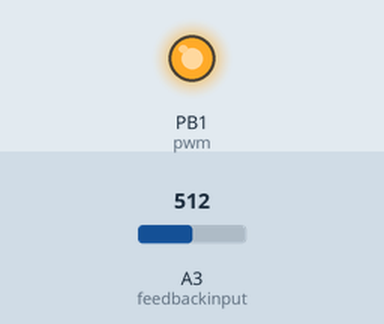
Simulated run of this sketch. Board: ATtiny85, built with avr-gcc and run on an emulated ATtiny85. On the bench: output pins drawn as LEDs (lit = HIGH). The test bench sets the inputs (shaded band); at power-on: A3 (feedbackinput) = 512.

Above: at 1.2 s.
1.3 s: A3 (feedbackinput) set to 1007
2.8 s: A3 (feedbackinput) set to 1021
At 3.3 s:
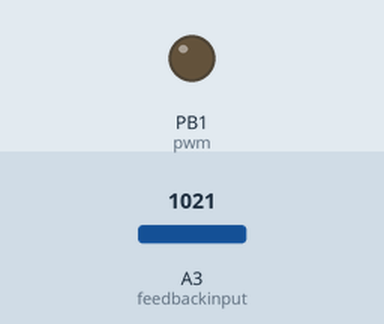
4.3 s: A3 (feedbackinput) set to 900
At 5.5 s:
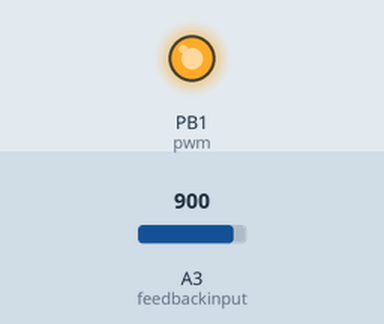
5.8 s: A3 (feedbackinput) set to 1023
At 6.8 s:
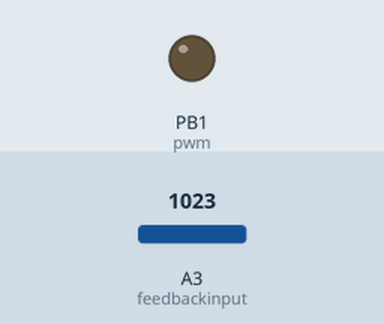
Timing chart, 0 to 8.3 s (numbered marks = the images above; inputs shaded):
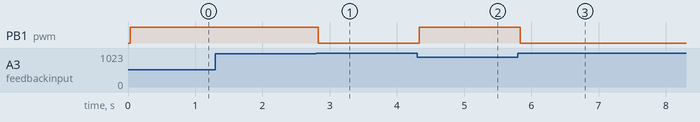

Measured:
- the behaviour switches between 1020 and 1021 on A3 (feedbackinput) (found by bisection; images 0 and 1)
- after the input at 1.3 s, every drawn part: stays the same
- after the input at 2.8 s, PB1 (pwm): HIGH → LOW at once
- after the input at 4.3 s, PB1 (pwm): LOW → HIGH at once
- after the input at 5.8 s, PB1 (pwm): HIGH → LOW at once

The sketch:

boost_controller.ino
```cpp
// Boost converter controller - ATtiny85, 8 MHz internal oscillator
//
// Reads the output voltage through a resistor divider on A3 and steps the
// PWM duty cycle on PB1 up or down until the reading matches the set point.

#define F_CPU 8000000
int pwm = 1;                     // PWM output: PB1 (pin 6)
int feedbackinput = A3;          // Feedback input: A3 (PB3 / pin 2)
int feedbackinputval;
int pwmval;

// Divider ratio: 2.2k / (12k + 1k + 2.2k) = 0.1447
// ADC value for the target output voltage:
const int hedef_adc = 1020;      // set point, about 34.4 V with a 5 V reference

void setup() {
  // PWM frequency (Timer0 fast PWM, about 31 kHz)
  TCCR0A = 2 << COM0A0 | 2 << COM0B0 | 3 << WGM00;
  TCCR0B = 0 << WGM02 | 1 << CS00;  // No prescaler
  TCCR1 = 0 << PWM1A | 0 << COM1A0 | 1 << CS10;
  GTCCR = 1 << PWM1B | 2 << COM1B0;

  pinMode(pwm, OUTPUT);
  pinMode(feedbackinput, INPUT);
  digitalWrite(pwm, LOW);
  pwmval = 0;
}

void loop() {
  feedbackinputval = analogRead(feedbackinput);

  // Output too low: increase duty cycle
  while (feedbackinputval < hedef_adc) {
    if (pwmval < 255) {
      pwmval++;
      analogWrite(pwm, pwmval);
    }
    feedbackinputval = analogRead(feedbackinput);
  }

  // Output too high: decrease duty cycle
  while (feedbackinputval > hedef_adc) {
    if (pwmval > 0) {
      pwmval--;
      analogWrite(pwm, pwmval);
    }
    feedbackinputval = analogRead(feedbackinput);
  }
}
```
